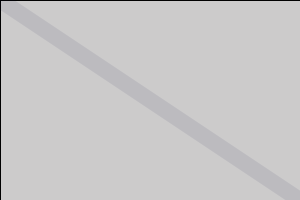
Frame 1 (no input)
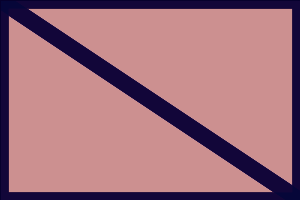
Frame 60 (the mouse pressed at the canvas centre just before this capture)
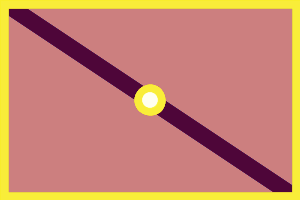
Frame 120 (the mouse held since frame 60 and released just before this capture)

The Processing sketch that drew these frames (run headless with seeded random() and noise(); from frame 60 on, the mouse is pressed at the canvas centre):

// Processing sketch: variables
// ── variables.pde
///////TO DO /////
//ability to draw different shapes

//declaring variables first
float brushTransparency; 
float brushColor = 255; //you can initialize values when you declase them
float brushSize = 10;
boolean brushIsEraser = false;

void setup(){
size(300, 200); //initializing width and height

brushTransparency = 50;//or initialize variables here in setup

}

void draw(){
  //erase the background
//background(256, 0, 0);
fill(255, 0, 0, 1); //change the alpha value to change how fast it erases
rect(0, 0, width, height);


//is the brush an eraser or not?
if(brushIsEraser ==true){
  brushColor = 255; //brush color is white
}else{
  brushColor = mouseX/2;
}
  //my first ellipse
//noStroke();

stroke(brushColor*2, brushColor, 50, 20);
strokeWeight(16);  // Thicker
brushTransparency = mouseY/2;
brushSize = mouseX/10;
fill(#4549DE, brushTransparency);
line(mouseX, mouseY, width-mouseX, height-mouseY);
fill(brushColor);
ellipse(mouseX, mouseY, brushSize, brushSize);
}

//if the mouse is pressed toggle between eraser brush or color brush
void mousePressed(){
  brushIsEraser = !brushIsEraser; //shorthand for toggling a boolean (true/false) variable
  /*
  if(brushIsEraser == false){
  brushIsEraser = true;
  }else{
  brushIsEraser = false;
  */
  }



/*



//my second ellipse
stroke(200, 100, 50);
fill(#75C7F2); //light blue
ellipse(mouseX, 100, 50, 50);

stroke(200, 100, 50);
strokeWeight(16);  // Thicker
fill(#E6FF31, 100);
rect(50, 150, width/2, 20);

line(50, 50, 250, 60);
line(width/2, height/2, width/2, height/2+height/3);
*/
